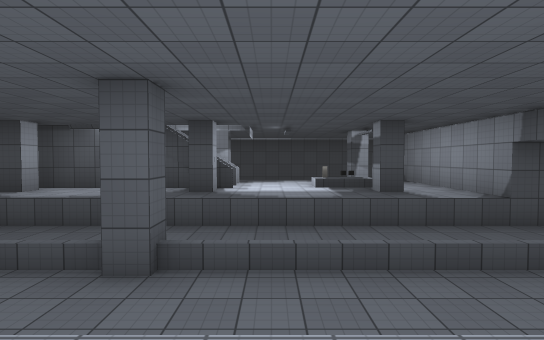
View 1 (above)

12 first-person views from a walk through a scene from a Unity 3-D project. The camera is 1.4 m above the floor, tilts 2° down and sees 80° across. The floor is counted in squares, 2 m on a side. Each view is taken from the middle of a square. On the plan, view 1 faces up. The plan holds only what a view shows up to about 10 squares ahead; the rest is blank. The place goes on beyond the plan. The player character is not drawn. Some animated figures are not drawn. Surface patterns are stand-ins for the level's own textures.

View 2
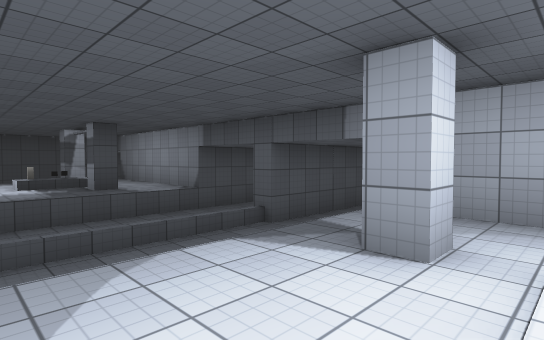

View 3
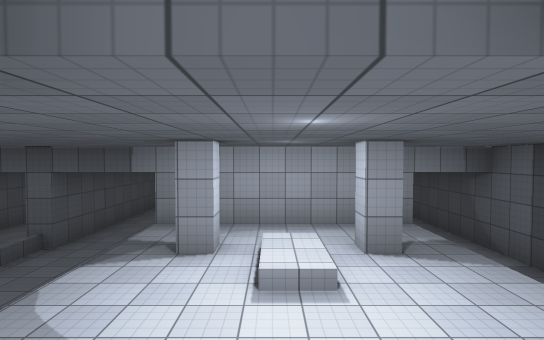

View 4
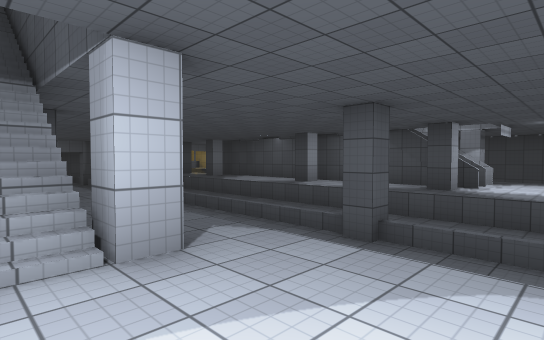

View 5
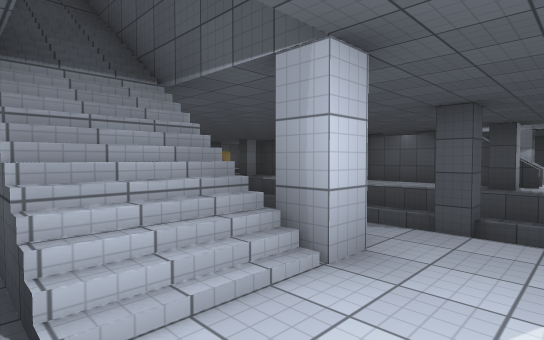

View 6
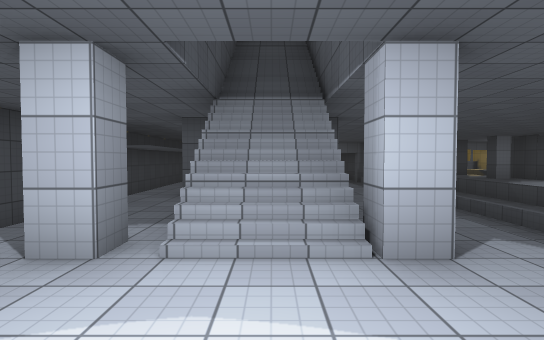

View 7
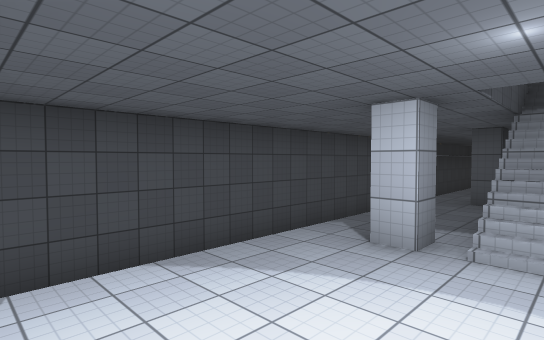

View 8
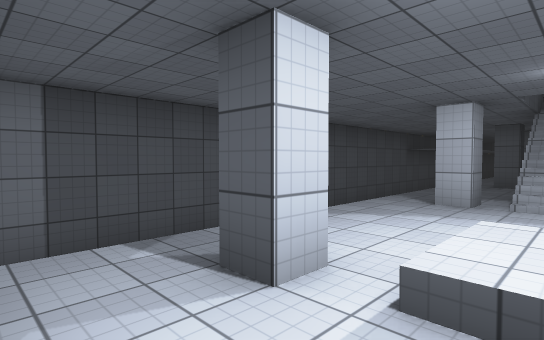

View 9
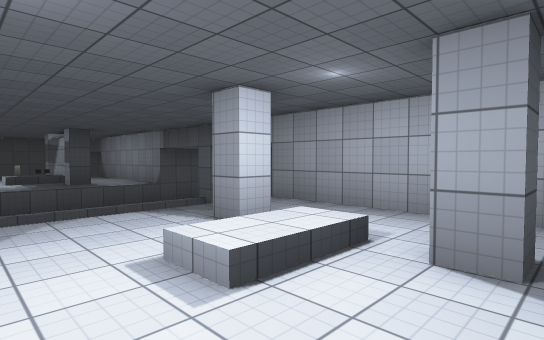

View 10
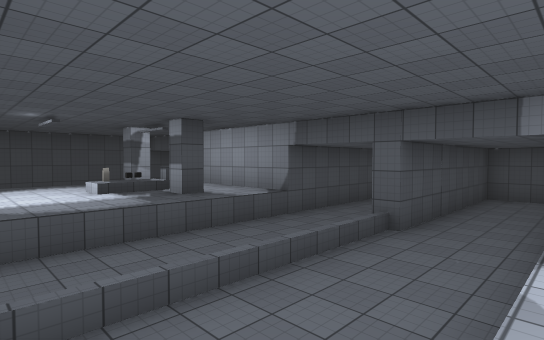

View 11
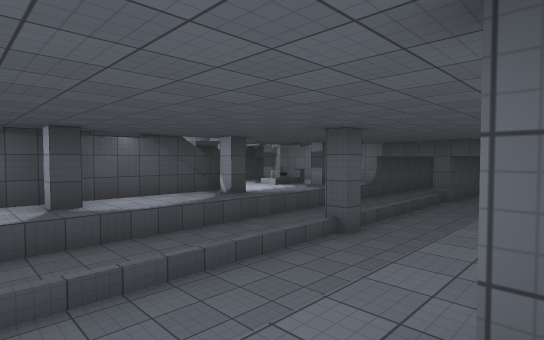

View 12
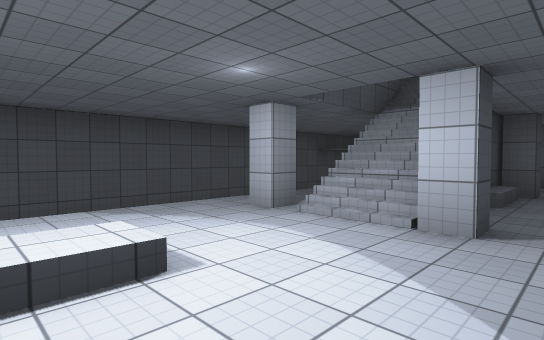

### Floor plan
Key: @ floor where view 1 was taken; # wall or solid block; . floor; / step, stairs or slope; = window, fence, low wall or low ledge; v drop or lower ground.
Columns run from 7 left of view 1 to 7 right of it. Each row starts with its distance up from view 1.
 13        vv
 12
 11        vv
 10       #..###
  9     ###. ##
  8  ######.=#
  7  ##..##..###
  6  vvvvvvvvvvvvvv
  5  vvvvvvvvvvvvvv
  4  vvvvvvvvvvv
  3  vvvvvvvvvvvvvv
  2  vvvvvvvvvvvvvv
  1 ............#
  0 //#/..#@..#.#
 -1  /////..//..#
 -2  ####/#...#.#
 -3 ............#
 -4 ==vvvvvvvvvv
 -5  #vvvvvvvvvvvvv

Positions as (right, up) in squares from view 1, and headings:
1: (0, 0), facing up
2: (0, -1), facing up-right
3: (-2, -1), facing right
4: (1, -1), facing up-left
5: (0, -2), facing up-left
6: (1, -1), facing left
7: (2, -1), facing down-left
8: (4, -1), facing down-left
9: (0, -3), facing up-right
10: (-1, 1), facing up-right
11: (-7, 0), facing up-right
12: (2, 1), facing down-left
